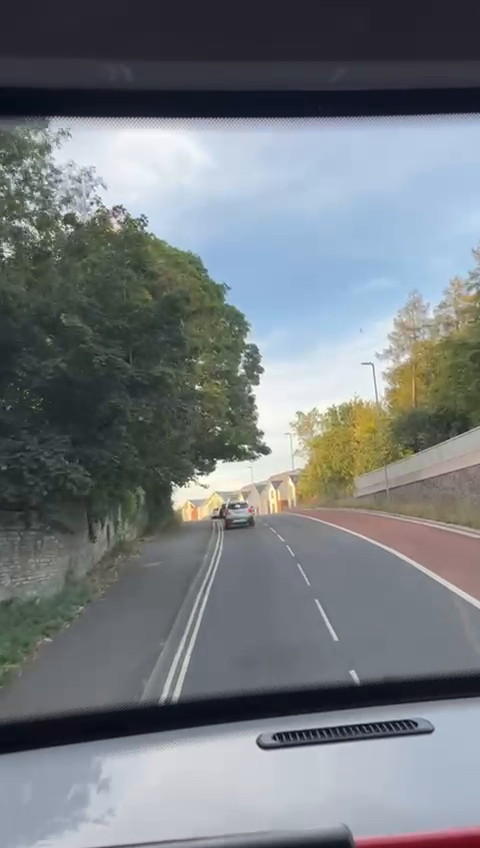
#> input picture frame 39 of OpenCV/videos/Bris.mp4, 480 x 848 px
$ jupyter execute car_detection.ipynb
#> lines starting #> are read from the running program, lines starting #| are printed output that depends on the picture; after the words box and inside, x2 and y2 are one past the last pixel; in counts of white or black regions, pixels touching at a corner belong together
[cell 1]
import numpy as np
import cv2 as cv

[cell 2]
haar_cascade_car_path = './cascades/haarcascade_car.xml'

[cell 3]
car_cascade = cv.CascadeClassifier(haar_cascade_car_path)

[cell 4]
video = cv.VideoCapture('videos/Bris.mp4')

[cell 5]
while video.isOpened():
    ret, frame = video.read()
#> frame is the input picture: shape (848, 480, 3); mean B, G, R 127.2, 123.1, 117.1
    if ret:
        # print('Success')
        frame_gray = cv.cvtColor(frame, cv.COLOR_BGR2GRAY)
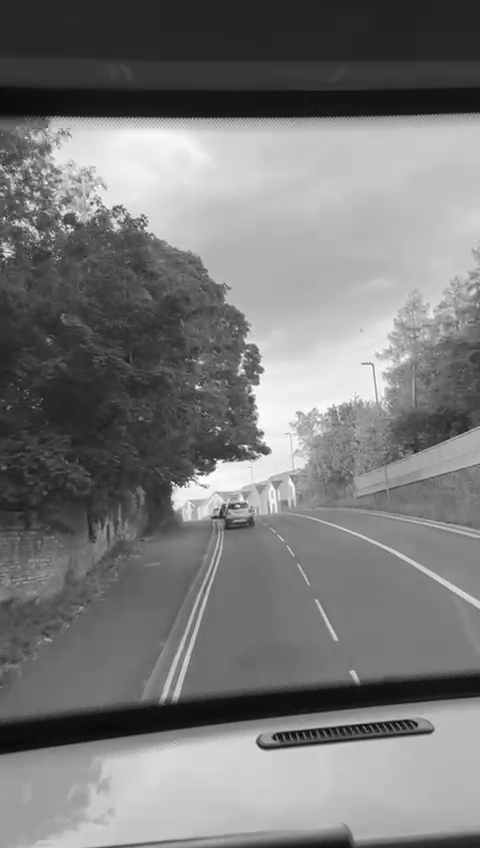
#> frame_gray: shape (848, 480); min 1, max 255, mean 121.8
        cars = car_cascade.detectMultiScale(frame_gray, 1.2, 3) # scale factor, minimum neighbors
#> cars = [[245, 704, 66, 66]]
            # draw rectangles and display
        for (x,y, w, h) in cars:
            cv.rectangle(frame, (x,y), (x+w, y+h), (0, 128, 0), 2) # color and thickness
            cv.imshow('Cars', frame)
#> this loop made 1 pass
#> pass 1, `cv.imshow('Cars', frame)`:
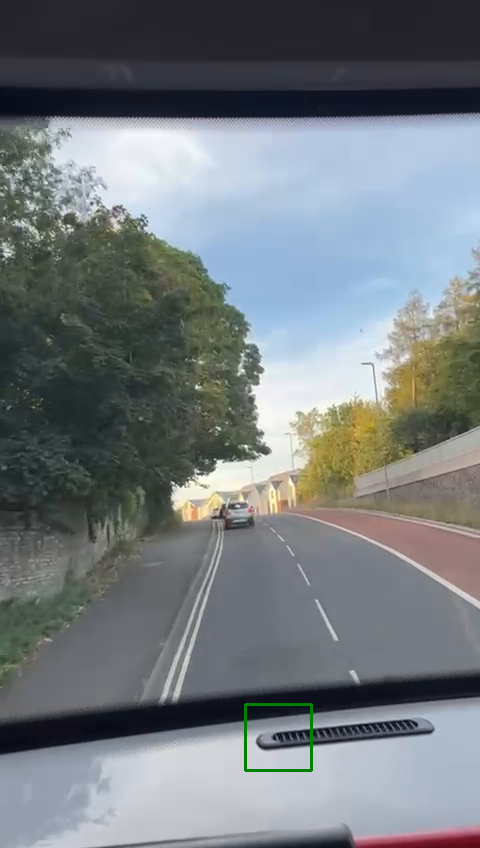
#> window 'Cars': shape (848, 480, 3); mean B, G, R 126.9, 123.1, 116.9
        if cv.waitKey(1) & 0xFF == ord('q'):
#> (key q is pressed here)
            break
    else:
        break
video.release()
cv.destroyAllWindows()

$ run again, starting later in the video
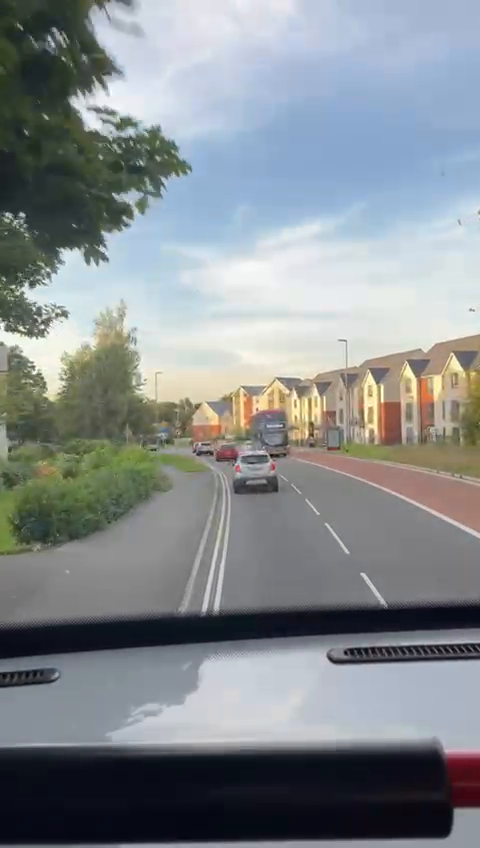
#> input picture frame 175 of OpenCV/videos/Bris.mp4, 480 x 848 px
#> frame is the input picture: shape (848, 480, 3); mean B, G, R 142.5, 139.4, 133.5
#> `frame_gray = cv.cvtColor(frame, cv.COLOR_BGR2GRAY)`:
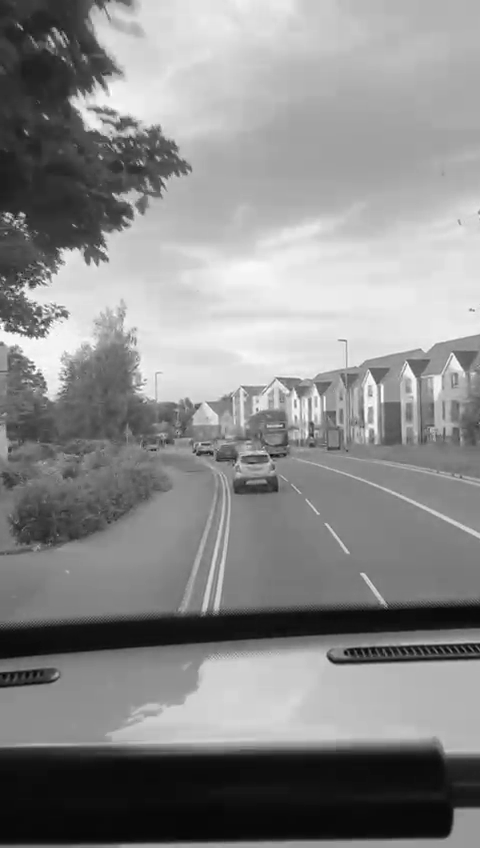
#> frame_gray: shape (848, 480); min 1, max 255, mean 138
#> cars = [[217, 440, 76, 76], [320, 616, 72, 72]]
#> the loop `for (x,y, w, h) in cars:` made 2 passes
#> pass 2, `cv.imshow('Cars', frame)`:
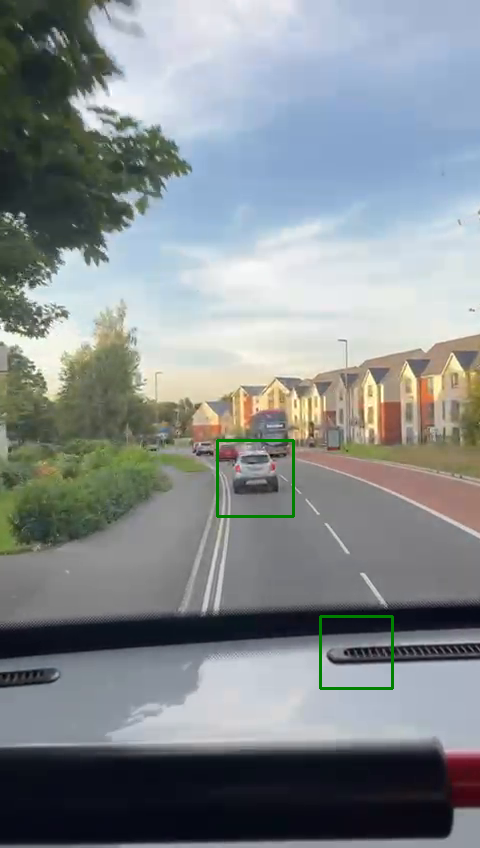
#> window 'Cars': shape (848, 480, 3); mean B, G, R 141.9, 139.4, 132.9

$ run again, starting later in the video
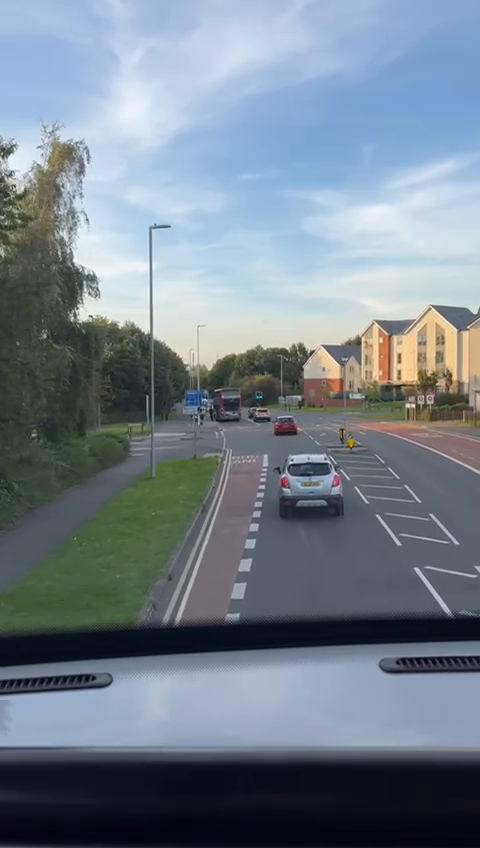
#> input picture frame 312 of OpenCV/videos/Bris.mp4, 480 x 848 px
#> frame is the input picture: shape (848, 480, 3); mean B, G, R 140.2, 129.1, 116.6
#> `frame_gray = cv.cvtColor(frame, cv.COLOR_BGR2GRAY)`:
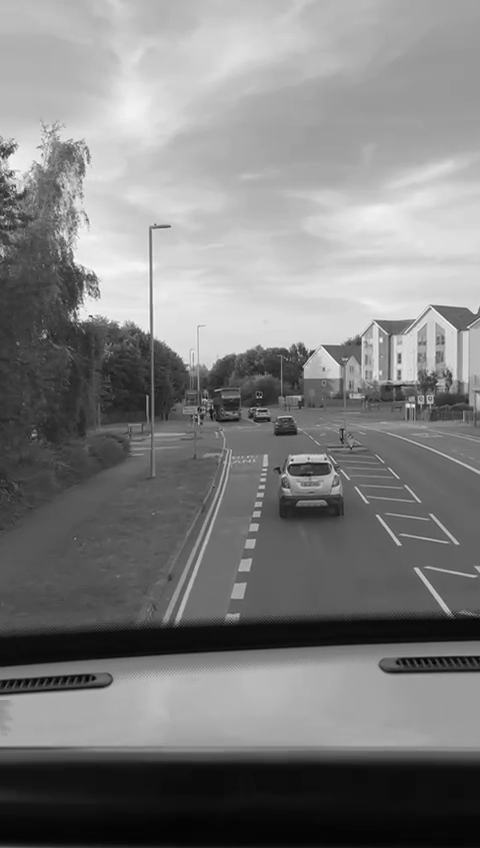
#> frame_gray: shape (848, 480); min 1, max 253, mean 126.6
#> cars = [[257, 393, 60, 60], [367, 609, 90, 90], [55, 639, 72, 72]]
#> the loop `for (x,y, w, h) in cars:` made 3 passes
#> after the loop `for (x,y, w, h) in cars:`:
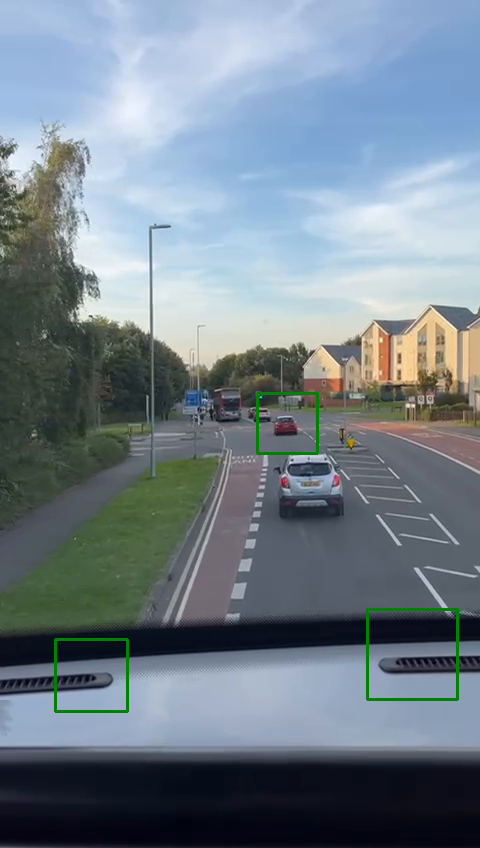
#> frame: shape (848, 480, 3); 0.65% of pixels changed, all inside (x1, y1, x2, y2) = (54, 392, 459, 713)
